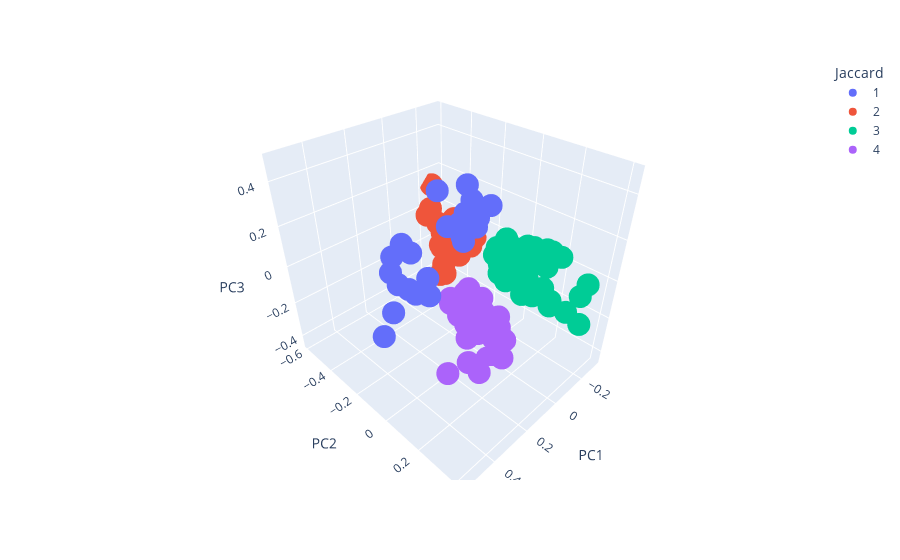

Notebook source saved alongside this figure:
### Markdown cell above
##### Kmeans Jaccard Clusters

### Code cell
jac_dist_epi2 = px.scatter_3d(jac_dist_epi2, x = 'PC1', y = 'PC2', z = 'PC3', color = 'Jaccard',
                             category_orders = {'Jaccard': [1, 2, 3, 4]})
jac_dist_epi2.show()
